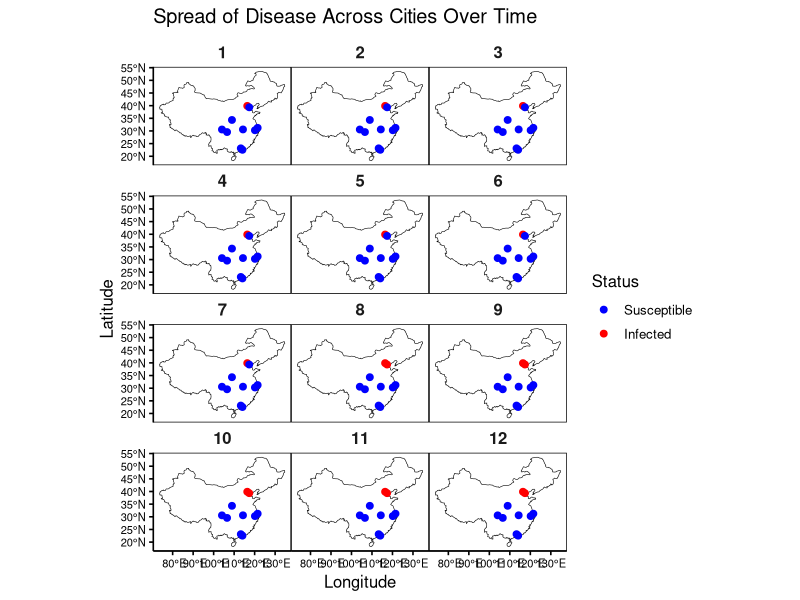

Recreate this plot in R.
if (!require("igraph")) install.packages("igraph")
if (!require("geosphere")) install.packages("geosphere")
library(igraph)
library(sf)
library(tidyverse)
library(geosphere)
library(ggplot2)
library(rnaturalearth)
library(rnaturalearthdata)

# constants 
timesteps <- 12 # 12 months
beta <- 0.1 # Transmission rate

# load cities 
nodes <- data.frame(
  name = c("Beijing", "Shanghai", "Guangzhou", "Shenzhen", "Chengdu", "Chongqing", "Xian", "Wuhan", "Hangzhou", "Tianjin"),
  lat = c(39.9042, 31.2304, 23.1291, 22.5431, 30.5728, 29.5630, 34.3416, 30.5928, 30.2741, 39.3434),
  lon = c(116.4074, 121.4737, 113.2644, 114.0579, 104.0665, 106.5516, 108.9398, 114.3055, 120.1551, 117.3616),
  population = c(21540000, 24870000, 18680000, 17430000, 16330000,31020000, 12950000, 11240000, 11940000, 15620000))

#Calculate Pairwise Distances Between Cities
coordinates <- as.matrix(nodes[, c("lon", "lat")])
dist_matrix <- distm(coordinates, fun = distHaversine)/1000
# Assign city names to rows and columns
rownames(dist_matrix) <- nodes$name
colnames(dist_matrix) <- nodes$name
# Convert the distance matrix to a long-format dataframe
edges <- as.data.frame(as.table(dist_matrix))
# Map city names to 'from' and 'to'
colnames(edges) <- c("from", "to", "distance")
edges[] <- lapply(edges, function(x) if (is.factor(x)) as.character(x) else x)
# Remove self-loops (distances from a city to itself)
edges <- edges %>% filter(from != to)

# Step 3: Add Realistic Travel Frequencies
edges <- edges %>%
  mutate(
    travel_freq = case_when(
      distance < 500 ~ runif(n(), 0.8, 1.0),
      distance < 1000 ~ runif(n(), 0.5, 0.7), # Moderate frequency for medium distances
      TRUE ~ runif(n(), 0.2, 0.4)))

# Step 4: Build Network
g <- graph_from_data_frame(edges, directed = TRUE, vertices = nodes)
# Add initial infection status to nodes: 1 = infected, 0 = susceptible
V(g)$status <- ifelse(V(g)$name == "Beijing", 1, 0) # City 1 (Beijing) starts infected
# Initialize a list to store infection statuses over time
status_over_time <- data.frame(matrix(0,timesteps,length(nodes$name)))
colnames(status_over_time) <- nodes$name

# Step 5: Simulate Disease Spread and Track Status Over Time
for (t in 1:timesteps) {
  # Save the current infection status
  status_over_time[t,] <- V(g)$status
  # Simulate disease spread for the current timestep
  infected <- which(V(g)$status == 1) # Find infected cities
  for (node in infected) {
    neighbors <- neighbors(g, node, mode = "out") # Get outgoing neighbors
    for (neighbor in neighbors) {
      if (V(g)$status[neighbor] == 0) { # If neighbor is susceptible
        # Infection probability depends on travel frequency and populations of both cities
        prob <- beta * E(g)[node %->% neighbor]$travel_freq *
          (V(g)$population[node] / max(V(g)$population)) * # Source population
          (V(g)$population[neighbor] / max(V(g)$population)) # Target population
        if (runif(1) < prob) {
          V(g)$status[neighbor] <- 1 # Infect the neighbor city
        }}}}}
# Add a 'timestep' column to the status_over_time dataframe
status_over_time$timestep <- 1:timesteps
# Convert to long format
status_long <- status_over_time %>%
  pivot_longer(
    cols = -timestep, # All columns except 'timestep'
    names_to = "city", values_to = "status")
# Add coordinates to the data
status_long <- status_long %>%
  left_join(nodes, by = c("city" = "name"))

# Load country boundaries (focus on China)
world <- ne_countries(scale = "medium", returnclass = "sf") # Load all countries
china <- world %>% filter(name == "China") # Extract China outline
ggplot() +
  # Add country outline
  geom_sf(data = china, fill = NA, color = "black", size = 0.5) +
  # Add city infection points
  geom_point(data = status_long, aes(x = lon, y = lat, color = factor(status)), size = 2) +
  scale_color_manual(
    values = c("0" = "blue", "1" = "red"), # Susceptible = blue, Infected = red
    labels = c("Susceptible", "Infected"),
    name = "Status") +
  facet_wrap(~ timestep, ncol = 3) + # Control layout with 3 columns
  coord_sf() + # Use spatial coordinates
  theme_minimal(base_size = 12) + # Minimal theme
  theme(
    panel.grid = element_blank(), # Remove gridlines
    axis.line = element_line(color = "black"), # Add clean black axis lines
    axis.text = element_text(size = 8, color = "black"), # Smaller axis text
    axis.ticks = element_line(color = "black"), # Enable tick marks
    axis.title = element_text(size = 12), # Add axis titles
    panel.spacing = unit(0, "lines"), # Remove space between facets
    panel.border = element_rect(color = "black", fill = NA, size = 0.5), # Add black border
    strip.background = element_blank(), # Remove facet strip background
    strip.text = element_text(face = "bold", size = 12) # Style facet labels
  ) +
  labs(title = "Spread of Disease Across Cities Over Time", x = "Longitude", y = "Latitude")
